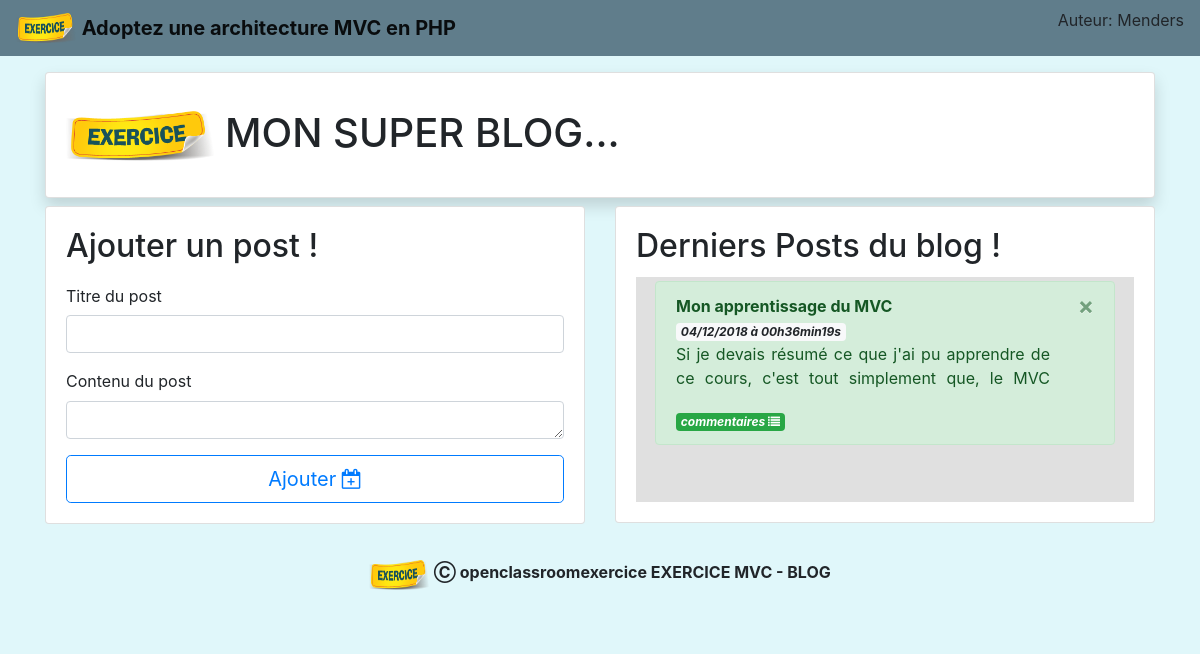
The page / on the database its author committed.
### tables this page shows
CREATE TABLE `post` (
  `id` int(11) NOT NULL,
  `title` varchar(255) NOT NULL,
  `content` text NOT NULL,
  `post_date` datetime NOT NULL DEFAULT CURRENT_TIMESTAMP
);

### controllers/frontend.php (called while the page is built, shortened)
<?php
	require_once('./model/PostManager.php');
	function listPosts() {
		$postManager = new \MVC\Model\PostManager();
		$posts = $postManager->getPosts();
		require('./views/frontend/listPostsView.php');
	}

### model/PostManager.php (called while the page is built, shortened)
<?php
	class PostManager extends Manager
	{
		public function getPosts() {
			$db = $this->dbConnect();
		    $req = $db->query('SELECT id, title, content, DATE_FORMAT(post_date, "%d/%m/%Y à %Hh%imin%ss") AS
		        post_date FROM post ORDER BY ID DESC');
		    return $req;
		}
	}

### views/frontend/listPostsView.php (the view, shortened to what this page needs)
	<?php include('header.php'); ?>
  <div class="container mt-3">
    <div class="card person-card mb-2 shadow">
        <div class="card-body">
            <p>
              <h1>
                <img id="img_sex" class="person-img" src="public/images/exercice.png" style="width: auto; height: 50px;">
                MON SUPER BLOG...
              </h1>
            </p>
        </div>
    </div>
    <form action="./index.php?action=addPost" method="POST">
        <div class="row">
            <div class="col-md-6" style="padding=0.5em;">
                <div class="card">
                    <div class="card-body">
                        <h2 class="card-title">Ajouter un post !</h2>
                        <div class="form-group">
                            <label for="title" class="col-form-label">Titre du post</label>
                            <input type="text" class="form-control" name="title" required>
                        </div>
                        <div class="form-group">
                              <label for="content">Contenu du post</label>
                              <textarea class="form-control" name="content" rows="1" required></textarea>
                        </div>
                        <div style="margin-top: 1em;">
                          <button type="submit" class="btn btn-outline-primary btn-lg btn-block">Ajouter <i class="fa fa-calendar-plus-o"></i></button>
                        </div>
                    </div>
                </div>
            </div>
    </form>
            <div class="col-md-6">
                <div class="card">
                    <div class="card-body">
                        <h2 class="card-title">Derniers Posts du blog !</h2>
                        <div class="col" style="width: auto;
                                            height: 225px;
                                            background-color: #E0E0E0;
                                            overflow-y: scroll;">
                          <?php
                            while ($data = $posts->fetch()){
                            ?>
                                <div class="m-1 alert alert-success alert-dismissible fade show" role="alert">
                                  <strong><?= htmlspecialchars($data['title']); ?></strong> <em><span class="badge badge-light"><?= htmlspecialchars($data['post_date']); ?></span></em><br>
                                  <p style="width: auto;
                                            max-height: 50px;
                                            overflow-y: scroll;
                                            text-align: justify;"><?= nl2br(htmlspecialchars($data['content'])); ?></p>
                                  <i><a href="./index.php?action=post&id=<?= htmlspecialchars($data['id']) ?>"><span class="badge badge-success">commentaires <i class="fa fa-list"></i></span></a></i>
                                  <button type="button" class="close" data-dismiss="alert" aria-label="Close">
                                    <span aria-hidden="true">&times;</span>
                                  </button>
                                </div>
                            <?php
                            }
                            ?>
                        </div>
                    </div>
                </div>
            </div>
        </div>
    <?php require('footer.php'); ?>
</body>
</html>

### rows shown on the page
post: title "Mon apprentissage du MVC", post_date "04/12/2018 à 00h36min19s", content "Si je devais résumé ce que j'ai pu apprendre de ce cours, c'est tout simplement que, le MVC…"
